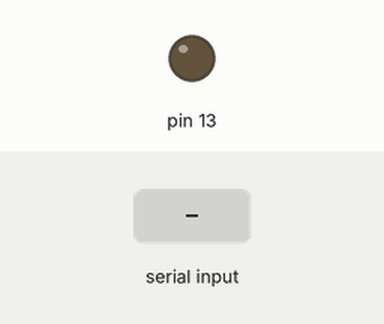
Simulated run of this sketch. Board: Arduino Uno, built with avr-gcc and run on an emulated ATmega328P. Shown: output pins drawn as LEDs (lit = HIGH). Dashed ring = blinking. The inputs (shaded band) are chosen by the test bench.

Above: at 1.2 s.
1.3 s: "5\n" received over Serial
At 2.5 s:
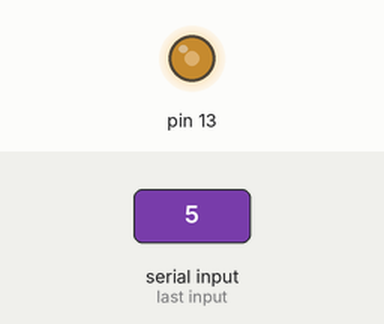
3.5 s: "90,45\n" received over Serial
At 3.82 s:
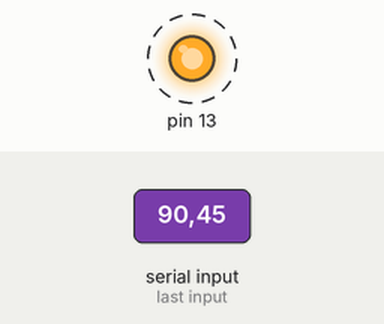
Timing chart, 0 to 12.5 s (numbered marks = the images above; inputs shaded):
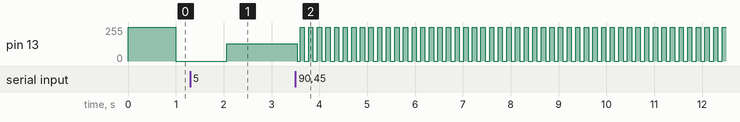

Measured:
- after the input at 3.5 s, pin 13: alternates 255/255 for 0.09 s and 0/255 for 0.09 s, starting at once

The sketch:

scrollbarvisualstudio.ino
```cpp
String dataTerima;
int nDelay = 1000;

void setup() {
  Serial.begin(9600);
  pinMode (13, OUTPUT);
}

void loop() {
  if (Serial.available() > 0){
    dataTerima = Serial.readStringUntil('\n');
    nDelay = dataTerima.toInt();
  }

  digitalWrite (13, digitalRead(13) ^ 1);
  delay (nDelay);
}
```
